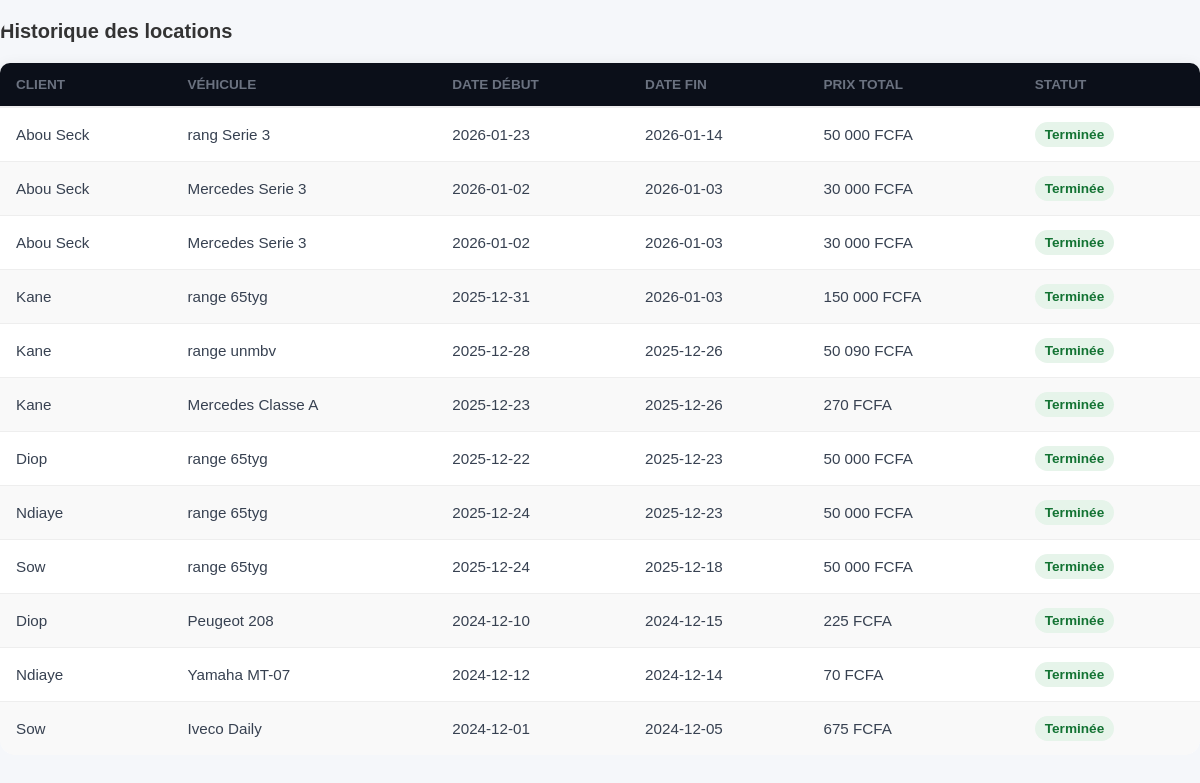
Page /historique_location.php on the committed database.
### tables this page shows
CREATE TABLE IF NOT EXISTS `locations` (
  `id` int NOT NULL AUTO_INCREMENT,
  `client_id` int NOT NULL,
  `vehicule_id` int NOT NULL,
  `date_debut` date NOT NULL,
  `date_fin` date NOT NULL,
  `date_retour_effectif` datetime DEFAULT NULL,
  `prix_total` decimal(10,2) NOT NULL,
  `statut` enum('en_cours','terminee','annulee') DEFAULT 'en_cours',
  `date_creation` timestamp NULL DEFAULT CURRENT_TIMESTAMP,
  PRIMARY KEY (`id`),
  KEY `idx_client` (`client_id`),
  KEY `idx_vehicule` (`vehicule_id`),
  KEY `idx_dates` (`date_debut`,`date_fin`),
  KEY `idx_statut` (`statut`)
);

CREATE TABLE IF NOT EXISTS `clients` (
  `id` int NOT NULL AUTO_INCREMENT,
  `nom` varchar(100) NOT NULL,
  `prenom` varchar(100) NOT NULL,
  `email` varchar(150) NOT NULL,
  `telephone` varchar(20) NOT NULL,
  `adresse` text NOT NULL,
  `date_inscription` timestamp NULL DEFAULT CURRENT_TIMESTAMP,
  PRIMARY KEY (`id`),
  UNIQUE KEY `email` (`email`),
  KEY `idx_nom` (`nom`,`prenom`),
  KEY `idx_email` (`email`)
);

CREATE TABLE IF NOT EXISTS `vehicules` (
  `id` int NOT NULL AUTO_INCREMENT,
  `marque` varchar(100) NOT NULL,
  `modele` varchar(100) NOT NULL,
  `annee` int NOT NULL,
  `immatriculation` varchar(20) NOT NULL,
  `prix_jour` decimal(10,2) NOT NULL,
  `type` enum('voiture','moto','camion') NOT NULL,
  `image` varchar(255) DEFAULT NULL,
  `disponible` tinyint(1) DEFAULT '1',
  `date_creation` timestamp NULL DEFAULT CURRENT_TIMESTAMP,
  PRIMARY KEY (`id`),
  UNIQUE KEY `immatriculation` (`immatriculation`),
  KEY `idx_type` (`type`),
  KEY `idx_disponible` (`disponible`),
  KEY `idx_marque` (`marque`)
);

### Crud/Location_Crud.php (called while the page is built, shortened)
<?php
require_once __DIR__ . '/../config/Database.php';
class Location_crud {
    private $db;
    public function __construct() {
        $database = new Database();
        $this->db = $database->connect();
        }
public function getHistorique() {
   $sql = "
    SELECT l.*,
           c.nom AS client_nom,
           v.marque AS vehicule_marque,
           v.modele AS vehicule_modele
    FROM locations l
    JOIN clients c ON l.client_id = c.id
    JOIN vehicules v ON l.vehicule_id = v.id
    ORDER BY l.date_fin DESC
";
    $stmt = $this->db->prepare($sql);
    $stmt->execute();
    return $stmt->fetchAll(PDO::FETCH_ASSOC);
}
}
?>

### config/database.php (called while the page is built, shortened)
<?php
class Database {
    private $host = "localhost";
    private $dbname = "location_vehicules";
    private $username = "root";
    private $password = "";
    public function connect() {
        $this->conn = null;
        try {
            $this->conn = new PDO(
                "mysql:host={$this->host};dbname={$this->dbname};charset=utf8",
                $this->username,
                $this->password
            );
            $this->conn->setAttribute(PDO::ATTR_ERRMODE, PDO::ERRMODE_EXCEPTION);
        } catch(PDOException $e) {
            echo "Erreur de connexion : " . $e->getMessage();
            exit;
        }
        return $this->conn;
    }
}
?>

### historique_location.php (the view, shortened to what this page needs)
<?php
require_once __DIR__ . '/Crud/Location_crud.php';
$crud = new Location_crud();
$locations = $crud->getHistorique();
?>
<!DOCTYPE html>
<html lang="en">
<head>
    <link rel="stylesheet" href="historique.css">
</head>
<body>
    <div class="table-wrapper">
        <h2>Historique des locations</h2>
            <table>
                <thead>
                    <tr>
                        <th>Client</th>
                        <th>Véhicule</th>
                        <th>Date début</th>
                        <th>Date fin</th>
                        <th>Prix total</th>
                        <th>Statut</th>
                    </tr>
                </thead>
                <tbody>
                    <?php if(!empty($locations)): ?>
                        <?php foreach($locations as $l): ?>
                            <tr>
                                <td><?= htmlspecialchars($l['client_nom']) ?></td>
                                <td><?= htmlspecialchars($l['vehicule_marque'].' '.$l['vehicule_modele']) ?></td>
                                <td><?= $l['date_debut'] ?></td>
                                <td><?= $l['date_fin'] ?></td>
                                <td><?= number_format($l['prix_total'], 0, ',', ' ') ?> FCFA</td>
                                <td>
                                    <span class="status finished">Terminée</span>
                                </td>
                            </tr>
                        <?php endforeach; ?>
                    <?php else: ?>
                        <tr>
                            <td colspan="6">Aucune location terminée</td>
                        </tr>
                    <?php endif; ?>
                </tbody>
            </table>
    </div>
</body>
</html>

### historique.css (style rules this page uses)
.status.finished { background: #d4edda; color: #155724; padding: 5px 10px; border-radius: 20px; font-size: 0.85rem; font-weight: 600; }
.table-wrapper { border-radius: 16px; overflow-x: auto; margin-top: 20px; }
table { width: 100%; border-collapse: collapse; font-family: 'Poppins', sans-serif; box-shadow: 0 10px 30px rgba(0,0,0,0.05) }
.status { padding: 6px 16px; border-radius: 999px; font-size: 0.85rem; font-weight: 600; display: inline-block; }
.status.finished { background: #e6f4ea; color: #1e7e34; }
thead { background: #f9fafb; }
thead th { text-align: left; padding: 14px 16px; font-size: 0.85rem; font-weight: 600; color: #6b7280; text-transform: uppercase; border-bottom: 2px solid #eee; }
tbody tr { transition: background 0.2s ease; }
tbody td { padding: 14px 16px; font-size: 0.95rem; color: #374151; border-bottom: 1px solid #eee; }
tbody tr:last-child td { border-bottom: none; }
.status { display: inline-block; padding: 6px 14px; border-radius: 999px; font-size: 0.8rem; font-weight: 600; text-align: center; }
.status.finished { background: #e6f4ea; color: #137333; }
h2 { font-family: "Poppins", sans-serif; font-weight: 700; font-style: normal; font-size: 20px; }
* { margin: 0; padding: 0; box-sizing: border-box; }
body { font-family: 'Inter', sans-serif; background: #F5F7FA; color: #0B0F19; }
.status { padding: 4px 12px; border-radius: 12px; font-size: 12px; font-weight: 600; }
h2 { color: #333; margin-bottom: 20px; }
table { width: 100%; border-collapse: collapse; background-color: #fff; border-radius: 10px; overflow: hidden; box-shadow: 0 4px 15px rgba(0,0,0,0.1); }
th, td { padding: 15px 10px; text-align: left; }
th { background-color:#0B0F19; color: #fff; font-weight: 600; }
tr:nth-child(even) { background-color: #f9f9f9; }

### rows in the picture
locations: client.nom "Abou Seck", vehicule.modele "rang Serie 3", date_debut "2026-01-23", date_fin "2026-01-14", prix_total "50 000"
locations: client.nom "Abou Seck", vehicule.modele "Mercedes Serie 3", date_debut "2026-01-02", date_fin "2026-01-03", prix_total "30 000"
locations: client.nom "Abou Seck", vehicule.modele "Mercedes Serie 3", date_debut "2026-01-02", date_fin "2026-01-03", prix_total "30 000"
locations: client.nom "Kane", vehicule.modele "range 65tyg", date_debut "2025-12-31", date_fin "2026-01-03", prix_total "150 000"
locations: client.nom "Kane", vehicule.modele "range unmbv", date_debut "2025-12-28", date_fin "2025-12-26", prix_total "50 090"
locations: client.nom "Kane", vehicule.modele "Mercedes Classe A", date_debut "2025-12-23", date_fin "2025-12-26", prix_total "270"
locations: client.nom "Diop", vehicule.modele "range 65tyg", date_debut "2025-12-22", date_fin "2025-12-23", prix_total "50 000"
locations: client.nom "Ndiaye", vehicule.modele "range 65tyg", date_debut "2025-12-24", date_fin "2025-12-23", prix_total "50 000"
locations: client.nom "Sow", vehicule.modele "range 65tyg", date_debut "2025-12-24", date_fin "2025-12-18", prix_total "50 000"
locations: client.nom "Diop", vehicule.modele "Peugeot 208", date_debut "2024-12-10", date_fin "2024-12-15", prix_total "225"
locations: client.nom "Ndiaye", vehicule.modele "Yamaha MT-07", date_debut "2024-12-12", date_fin "2024-12-14", prix_total "70"
locations: client.nom "Sow", vehicule.modele "Iveco Daily", date_debut "2024-12-01", date_fin "2024-12-05", prix_total "675"
